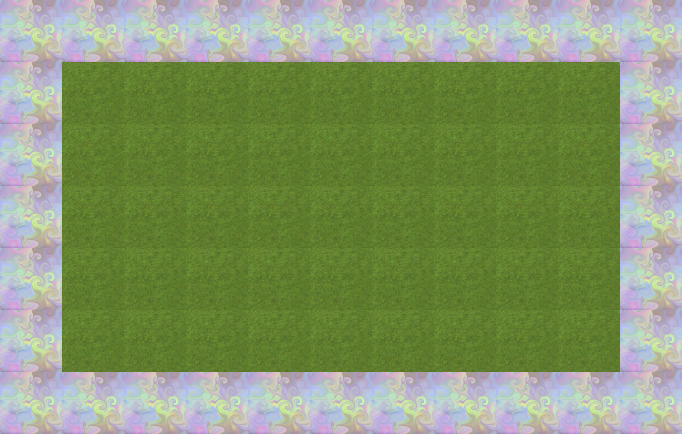

The image is a tile-based game level rendered from a .tmx file. Its description and source (layers, tilesets, objects; grid data summarised) follow:
An orthogonal 11x7 tile map with 62x62 px tiles, 1 tile layer (Tile Layer 1), 4 tilesets.

<map version="1.0" orientation="orthogonal" width="11" height="7" tilewidth="62" tileheight="62">
 <tileset firstgid="1" name="Grass" tilewidth="62" tileheight="62">
  <image source="grass.png" width="62" height="62" />
 </tileset>
 <tileset firstgid="2" name="UI" tilewidth="62" tileheight="62">
  <image source="dream.png" width="62" height="62" />
 </tileset>
 <tileset firstgid="3" name="Grass2" tilewidth="62" tileheight="62">
  <image source="grassTile.png" width="62" height="62" />
 </tileset>
 <tileset firstgid="4" name="Dark UI" tilewidth="62" tileheight="62">
  <image source="nightmare.png" width="62" height="62" />
 </tileset>
 <layer name="Tile Layer 1" width="11" height="7">
  <data>[77 cells, 77 non-empty, 2 distinct tile ids]</data>
 </layer>
</map>
